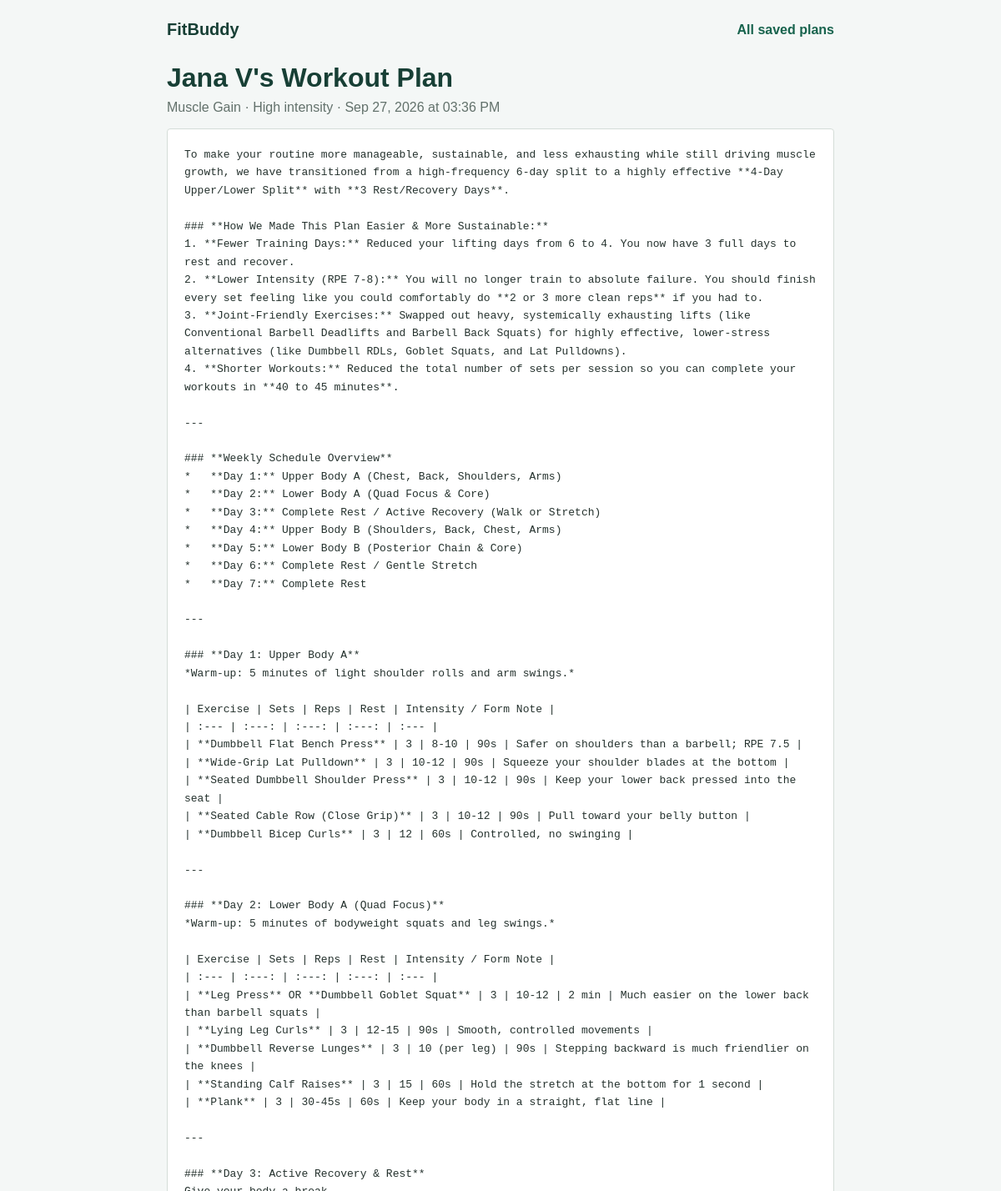
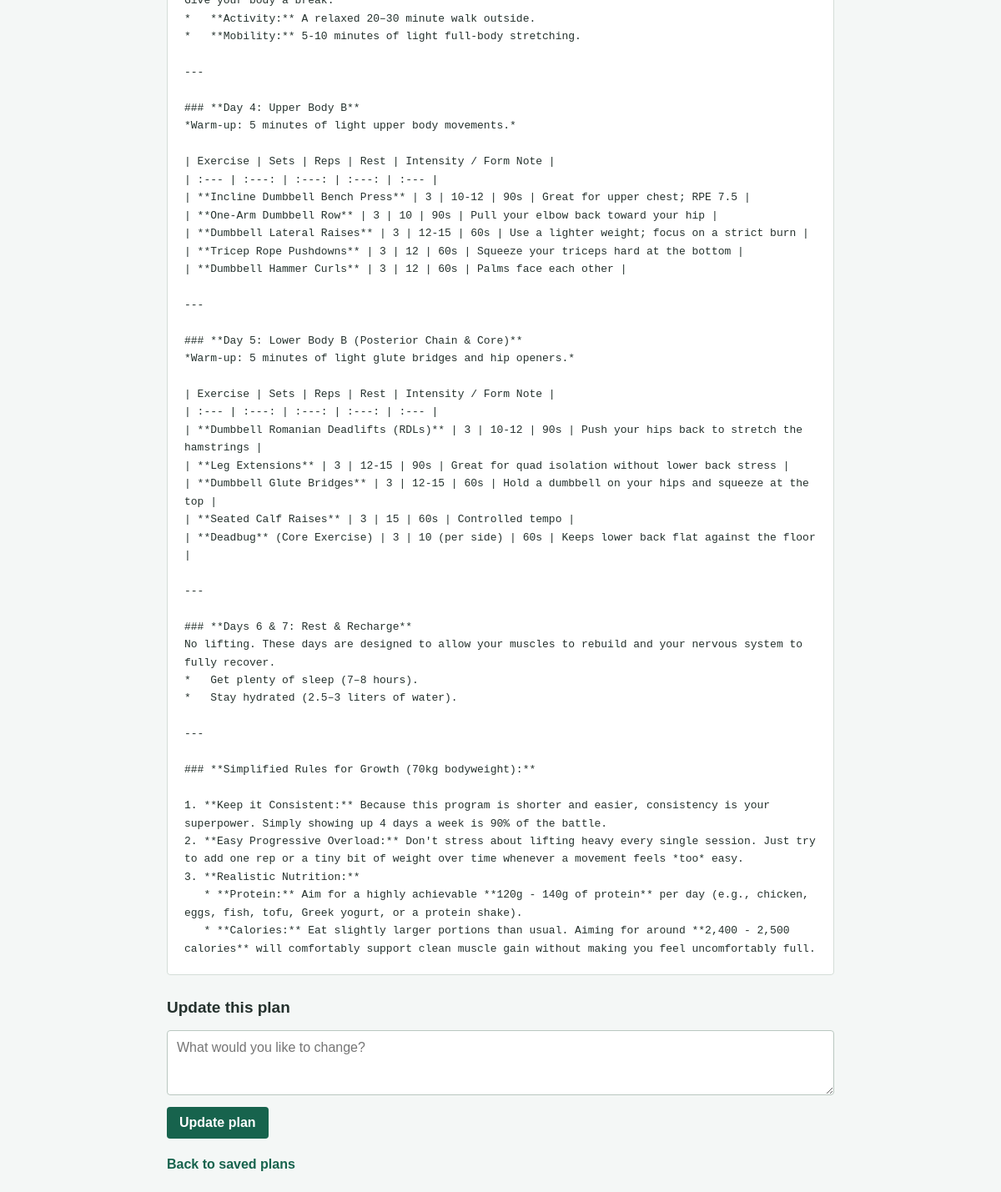
The page /plans/1 on the database its author committed (2 pictures, top to bottom).
### models.py (models this page shows)
class User(Base):
    __tablename__ = "users"
    id = Column(Integer, primary_key=True, index=True)
    name = Column(String, index=True)
    age = Column(Integer)
    weight = Column(String)
    goal = Column(String)
    intensity = Column(String)
    created_at = Column(DateTime, default=datetime.utcnow)
    plans = relationship("WorkoutPlan", back_populates="owner")

class WorkoutPlan(Base):
    __tablename__ = "plans"
    id = Column(Integer, primary_key=True, index=True)
    user_id = Column(Integer, ForeignKey("users.id"))
    goal = Column(String)
    intensity = Column(String)
    original_plan = Column(Text)
    updated_plan = Column(Text, nullable=True)
    created_at = Column(DateTime, default=datetime.utcnow)
    owner = relationship("User", back_populates="plans")

### main.py (the view)
@app.get("/plans/{plan_id}", response_class=HTMLResponse)
async def saved_plan_detail(request: Request, plan_id: int, db: Session = Depends(get_db)):
    plan = db.query(models.WorkoutPlan).filter(models.WorkoutPlan.id == plan_id).first()
    if not plan:
        from fastapi import HTTPException
        raise HTTPException(status_code=404, detail="Saved plan not found")
    return templates.TemplateResponse(request=request, name="saved_plan.html", context={
        "plan": plan,
        "workout_plan": plan.updated_plan or plan.original_plan
    })

### templates/saved_plan.html (shortened to what this page needs)
<!DOCTYPE html>
<html lang="en">
<head>
</head>
<body>
    <main>
        <nav class="topbar" aria-label="Main navigation">
            <a class="brand" href="/">FitBuddy</a>
            <a class="nav-link" href="/plans">All saved plans</a>
        </nav>
        <h1>{{ plan.owner.name if plan.owner else "Saved" }}'s Workout Plan</h1>
        <p class="meta">{{ plan.goal }} · {{ plan.intensity }} intensity · {{ plan.created_at.strftime("%b %d, %Y at %I:%M %p") if plan.created_at else "Date unavailable" }}</p>
        <pre class="plan">{{ workout_plan }}</pre>
        <h2>Update this plan</h2>
        <form action="/update/{{ plan.id }}" method="post">
            <textarea name="feedback" rows="3" required placeholder="What would you like to change?"></textarea>
            <button type="submit">Update plan</button>
        </form>
        <a class="back-link" href="/plans">Back to saved plans</a>
    </main>
</body>
</html>

### templates/saved_plan.html (style rules this page uses)
body { font-family: Arial, sans-serif; background: #f4f7f6; color: #24312d; margin: 0; padding: 24px; }
main { max-width: 800px; margin: 0 auto; }
.topbar { display: flex; justify-content: space-between; align-items: center; margin-bottom: 28px; }
.brand, .nav-link { color: #17634d; font-weight: bold; text-decoration: none; }
.brand { color: #173f35; font-size: 20px; }
h1 { color: #173f35; margin-bottom: 8px; }
.meta { color: #62716b; margin-top: 0; }
.plan { white-space: pre-wrap; overflow-wrap: anywhere; line-height: 1.65; background: white; padding: 20px; border: 1px solid #d4ddd8; border-radius: 4px; }
h2 { margin-top: 28px; font-size: 19px; }
textarea { width: 100%; box-sizing: border-box; padding: 11px; border: 1px solid #b9c7c0; border-radius: 4px; font: inherit; }
button { padding: 10px 15px; margin-top: 10px; border: 0; border-radius: 4px; background: #17634d; color: white; font: inherit; font-weight: bold; cursor: pointer; }
.back-link { display: inline-block; margin-top: 22px; color: #17634d; font-weight: bold; text-decoration: none; }

### rows shown on the page
User: owner "Jana V"
WorkoutPlan: goal "Muscle Gain", intensity "High", created_at "Sep 27, 2026 at 03:36 PM", updated_plan "To make your routine more manageable, sustainable, and less exhausting while still driving muscle growth, we have transitioned from a high-frequency 6-day split to a highly effective **4-Day Upper/Lower Split** with **3 Rest/Recovery Days**. ### **How We Made This Plan Easier & More Sustainable:** 1. **Fewer Training Days:** Reduced your lifting days from 6 to 4. You now have 3 full days to rest and recover. 2. **Lower Intensity (RPE 7-8):** You will no longer train to absolute failure. You should finish every set feeling like you could comfortably do **2 or 3 more clean reps** if you had to. 3. **Joint-Friendly Exercises:** Swapped out heavy, systemically exhausting lifts (like…"
